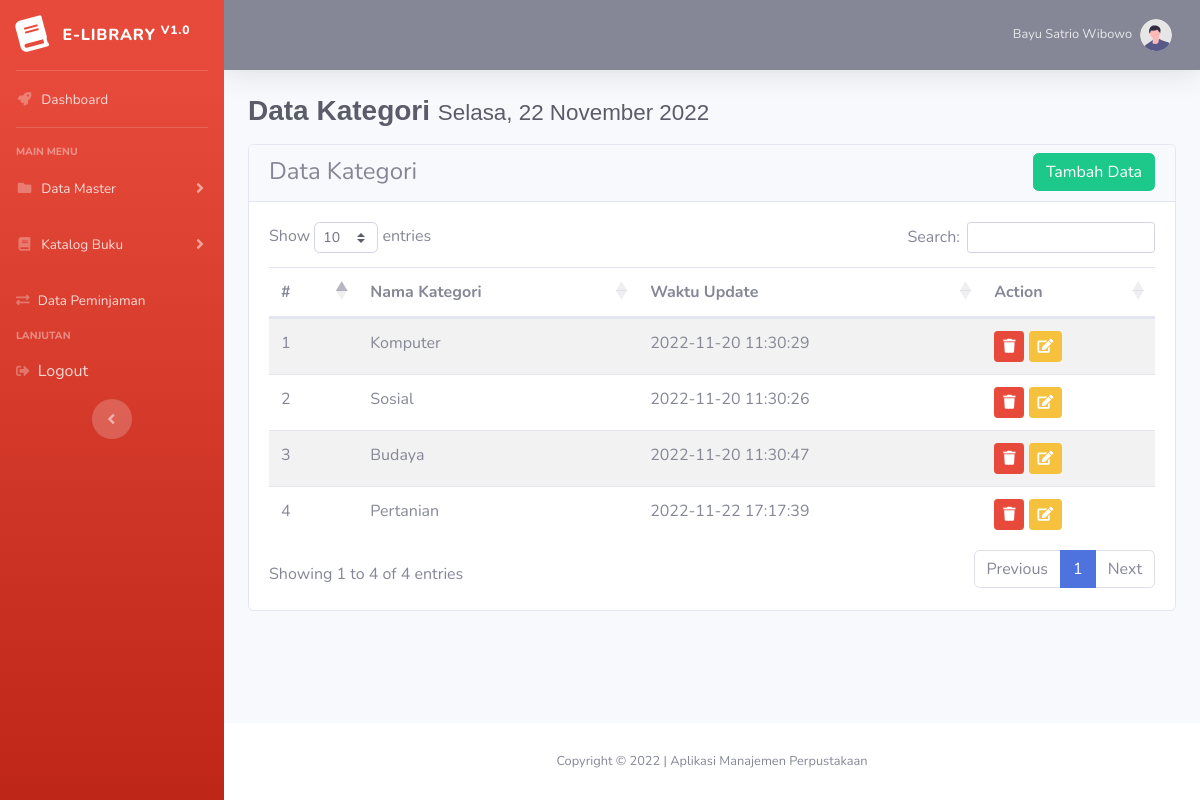
/index.php?page=kategori (signed in), run on the app's committed database.
### tables this page shows
CREATE TABLE `tb_kategori` (
  `id_kategori` int(11) NOT NULL,
  `nama_kategori` varchar(150) NOT NULL,
  `waktu_update` timestamp NOT NULL DEFAULT current_timestamp() ON UPDATE current_timestamp()
);

### mod_kategori/kategori.php (the view, shortened to what this page needs)
<section>
        <h1 class="h3 mb-3 text-gray-800" style="font-family: 'Quicksand', sans-serif; font-weight: bold;">
            Data Kategori
            <small>
            </small>
        </h1>
    </section>
<div class="card mt-3">
    <div class="card-header">
        <h4>Data Kategori</h4>
        <div class="form-group m-b-2 text-right" style="margin-top: -40px; margin-bottom: -2px;">
            <button type="button" class="btn btn-success" data-toggle="modal" data-target="#exampleModal">
            Tambah Data
            </button>
        </div>
    </div>
    <div class="card-body">
    <table class="table table-striped data">
        <thead>
            <tr>
            <th scope="col">#</th>
            <th scope="col">Nama Kategori</th>
            <th scope="col">Waktu Update</th>
            <th scope="col">Action</th>
            </tr>
        </thead>
        <tbody>
            <?php
                $no=1;
                $query = mysqli_query($koneksi, "SELECT * From tb_kategori");
                while ($data = mysqli_fetch_array($query)) {
            ?>
            <tr>
                <td><?= $no; ?></td>
                <td><?= $data['nama_kategori'] ?></td>
                <td><?= $data['waktu_update'] ?></td>
                <td>
                    <a href="mod_kategori/crud_kategori.php?page=hapus&id=<?= $data['id_kategori'] ?>" class="btn btn-sm btn-danger"><i class="fas fa-trash"></i></a>
                    <button class="btn btn-sm btn-warning" data-toggle="modal" data-target="#modalEdit<?= $data['id_kategori'] ?>"><i class="fas fa-edit"></i></button>
                </td>
            </tr>
            <?php
                $no++;
                }
            ?>
        </tbody>
        </table>
    </div>
</div>

### data on the page
tb_kategori: nama_kategori "Komputer", waktu_update "2022-11-20 11:30:29"
tb_kategori: nama_kategori "Sosial", waktu_update "2022-11-20 11:30:26"
tb_kategori: nama_kategori "Budaya", waktu_update "2022-11-20 11:30:47"
tb_kategori: nama_kategori "Pertanian", waktu_update "2022-11-22 17:17:39"

### other printed values
$_SESSION['nama'] "Bayu Satrio Wibowo"
